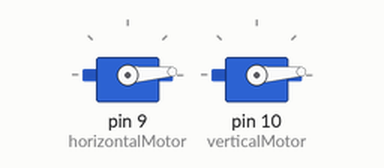
This sketch was run on a simulated Arduino Uno, built with avr-gcc and run on an emulated ATmega328P. On the bench: 2 × servo.

Above: at 0.05 s.
At 0.7 s:
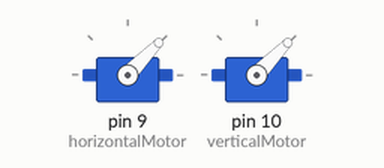
At 1.35 s:
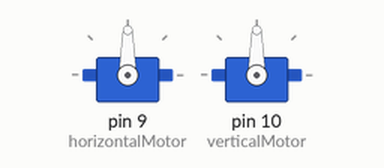
At 2.7 s:
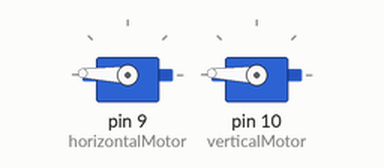
Timing chart, 0 to 6.3 s (numbered marks = the images above):
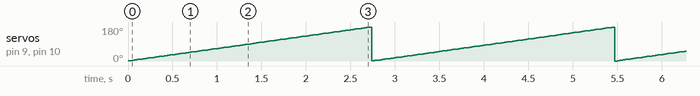

The sketch:

motor.ino
```cpp
#include <Servo.h>

Servo horizontalMotor; // horizontal rotation motor
Servo verticalMotor;   // vertical rotation motor

int horizontalPosition = 0; // current horizontal position
int verticalPosition = 0;   // current vertical position

void setup() {
  horizontalMotor.attach(9); // attach horizontal motor to pin 9
  verticalMotor.attach(10);  // attach vertical motor to pin 10

  // set initial positions
  horizontalMotor.write(horizontalPosition);
  verticalMotor.write(verticalPosition);
}

void loop() {
  // increment horizontal position by 1
  horizontalPosition++;
  if (horizontalPosition > 180) {
    horizontalPosition = 0;
  }

  // increment vertical position by 1
  verticalPosition++;
  if (verticalPosition > 180) {
    verticalPosition = 0;
  }

  // write new positions to motors
  horizontalMotor.write(horizontalPosition);
  verticalMotor.write(verticalPosition);

  // delay for 15ms
  delay(15);
}
```

Measured:
- by itself, servo on pin 9 (horizontalMotor), servo on pin 10 (verticalMotor): ramps from 0° to 180° and jumps back, once every 2.7 s
